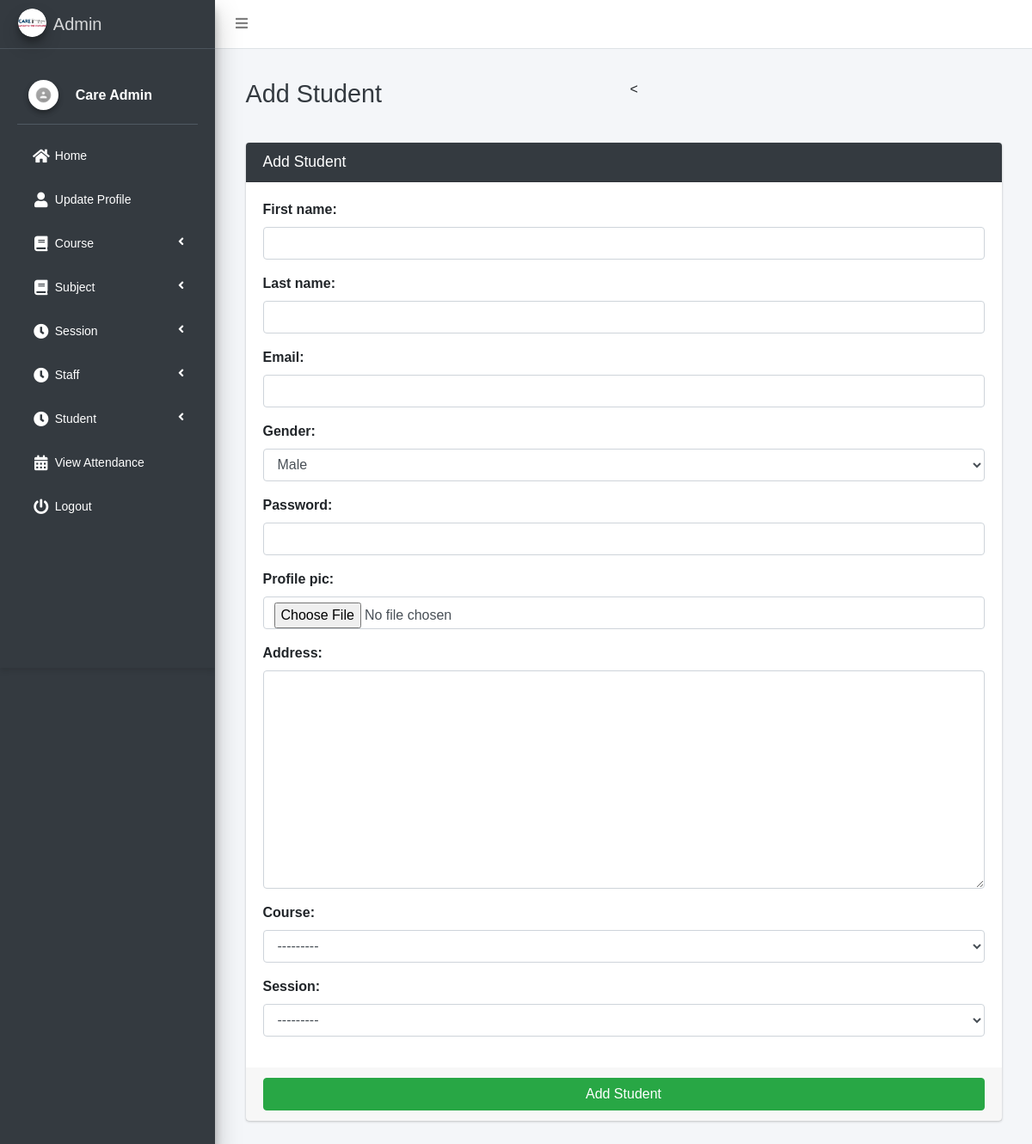
Screenshot of /student/add/ (signed in) with the database file from the repository.
### main_app/models.py (models this page shows)
class CustomUser(AbstractUser):
    USER_TYPE = ((1, "HOD"), (2, "Staff"), (3, "Student"))
    GENDER = [("M", "Male"), ("F", "Female")]
    username = None  # Removed username, using email instead
    email = models.EmailField(unique=True)
    user_type = models.CharField(default=1, choices=USER_TYPE, max_length=1)
    gender = models.CharField(max_length=1, choices=GENDER)
    profile_pic = models.ImageField()
    address = models.TextField()
    fcm_token = models.TextField(default="")  # For firebase notifications
    created_at = models.DateTimeField(auto_now_add=True)
    updated_at = models.DateTimeField(auto_now=True)
    USERNAME_FIELD = "email"
    REQUIRED_FIELDS = []
    objects = CustomUserManager()
    def __str__(self):
        return self.first_name + " " + self.last_name

### main_app/hod_views.py (the view, shortened to what this page needs)
# urls.py: path("student/add/", hod_views.add_student, name='add_student'),
def add_student(request):
    student_form = StudentForm(request.POST or None, request.FILES or None)
    context = {'form': student_form, 'page_title': 'Add Student'}
    return render(request, 'hod_template/add_student_template.html', context)

### main_app/forms.py
class StudentForm(CustomUserForm):
    def __init__(self, *args, **kwargs):
        super(StudentForm, self).__init__(*args, **kwargs)
    class Meta(CustomUserForm.Meta):
        model = Student
        fields = CustomUserForm.Meta.fields + \
            ['course', 'session']

### main_app/models.py (called while the page is built)
    def __str__(self):
        return f"From {self.start_year} to {self.end_year}"

    def __str__(self):
        return self.name

### main_app/templates/hod_template/add_student_template.html (shortened to what this page needs)
{% extends 'main_app/base.html' %}
{% load static %}
{% block page_title %}{{page_title}}{% endblock page_title %}
{% block content %}
<section class="content">
    <div class="container-fluid">
        <div class="row">
            <div class="col-md-12">
                <div class="card card-dark">
                    <div class="card-header">
                        <h3 class="card-title">{{page_title}}</h3>
                    </div>
                    {% include "main_app/form_template.html" with messages=messages  form=form button_text="Add Student"%}
                </div>
            </div>
        </div>
    </div>
</section>
{% endblock content %}

### main_app/templates/main_app/sidebar_template.html (shortened to what this page needs)
{% load static %}
<!DOCTYPE html>
<html lang="en">
<head>
</head>
<body>
    <aside class="main-sidebar sidebar-dark-info elevation-4">
    {% if request.user.user_type == '1' %}
    <a href="{% url 'admin_home' %}" class="brand-link">
        <img src="{% static 'dist/img/admin.png' %} " alt="admin"
            class="brand-image img-circle elevation-3" >
        <span class="brand-text font-weight-light">Admin</span>
    </a>
    <div class="sidebar">
        <div class="user-panel mt-3 pb-3 mb-3 d-flex">
            <div class="image">
                <img src="{{ request.user.profile_pic}}" class="img-circle elevation-2" alt="User Image">
            </div>
            <div class="info">
                <a href="#" class="d-block">{{user}}</a>
            </div>
        </div>
        <nav class="mt-2">
<ul class="nav nav-pills nav-sidebar flex-column" data-widget="treeview" role="menu" data-accordion="false">
                    <li class="nav-item">
                        <a href="{% url 'admin_home' %}" class="nav-link {% if request.path == admin_home %} active {% endif %}">
                            <i class="nav-icon fas fa-home"></i>
                            <p>Home</p>
                        </a>
                    </li>
                    <li class="nav-item">
                        <a href="{% url 'admin_view_profile' %}" class="nav-link {% if request.path == admin_view_profile %} active {% endif %}">
                            <i class="nav-icon fas fa-user"></i>
                            <p>Update Profile</p>
                        </a>
                    </li>
                    <li class="nav-item has-treeview">
                        <a href="#" class="nav-link">
                            <i class="nav-icon fas fa-book"></i>
                            <p>Course<i class="fas fa-angle-left right"></i></p>
                        </a>
                    </li>
                    <li class="nav-item has-treeview">
                        <a href="#" class="nav-link">
                            <i class="nav-icon fas fa-book"></i>
                            <p>Subject<i class="fas fa-angle-left right"></i></p>
                        </a>
                    </li>
                    <li class="nav-item has-treeview">
                        <a href="#" class="nav-link">
                            <i class="nav-icon fas fa-clock"></i>
                            <p>Session<i class="fas fa-angle-left right"></i></p>
                        </a>
                    </li>
                    <li class="nav-item has-treeview">
                        <a href="#" class="nav-link">
                            <i class="nav-icon fas fa-clock"></i>
                            <p>Staff<i class="fas fa-angle-left right"></i></p>
                        </a>
                    </li>
                                        <li class="nav-item has-treeview">
                        <a href="#" class="nav-link">
                            <i class="nav-icon fas fa-clock"></i>
                            <p>Student<i class="fas fa-angle-left right"></i></p>
                        </a>
                    </li>
                    <li class="nav-item">
                        <a href="{% url 'admin_view_attendance' %}" class="nav-link {% if request.path == admin_view_attendance %} active {% endif %}">
                            <i class="nav-icon fas fa-calendar-alt"></i>
                            <p>View Attendance</p>
                        </a>
                    </li>
                                        {% endif %}
                                        <li class="nav-item">
                                            <a href="{% url 'user_logout' %}"
                                                onclick="return confirm('Your session would be terminated.\n\nProceed?')"
                                                class="nav-link">
                                                <i class="nav-icon fas fa-power-off"></i>
                                                <p>
                                                    Logout
                                                </p>
                                            </a>
                                        </li>
                                    </ul>
                                </nav>
                            </div>
</aside>
</body>
</html>

### main_app/templates/main_app/sidebar_template.html (style rules this page uses)
body { margin: 0; font-family: Arial, sans-serif; background-color: #f4f6f9; }
.sidebar { background: #fffff; padding: 20px; height: 90vh; width: 250px; box-shadow: 0 4px 6px rgba(0, 0, 0, 0.1); }
.sidebar .nav-sidebar > .nav-item > .nav-link { color: #ffffff; border-radius: 4px; padding: 10px 15px; margin-bottom: 10px; font-size: 14px; transition: all 0.3s ease; display: flex; align-items: center; }
.sidebar .nav-icon { margin-right: 10px; font-size: 18px; }
.sidebar .nav-item.has-treeview > .nav-link .fas.fa-angle-left { margin-left: auto; }
.user-panel { display: flex; align-items: center; margin-bottom: 20px; }
.user-panel .image img { border-radius: 50%; width: 35px; height: 35px; }
.user-panel .info { margin-left: 10px; }
.user-panel .info a { font-weight: bold; color: #ffffff; }

### rows the page displays
CustomUser: user.profile_pic (picture), first_name+last_name "Care Admin"

### other values shown
{{ page_title }} "Add Student"
{{ field.label_tag }} "First name:" "Last name:" "Email:" "Gender:" "Password:" "Profile pic:" "Address:" "Course:" "Session:"
{{ button_text }} "Add Student"
